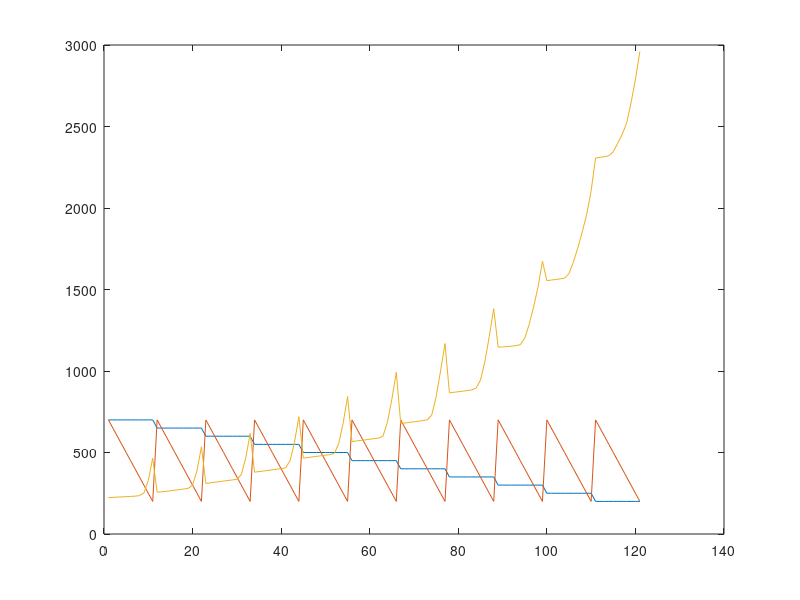

Write MATLAB code to recreate this figure.
%% Solar radiation for a one year time for Saguenay, Canada
%_________________________________________________________
%Calculating the irradinace in Klagenfurt city over a year
clear all

L = 56;                                                 %Latitude
LoT = 14;
dc_arr = [];                                            %Declination angle array
hsr_arr = [];                                           %Hourly sunrise angle array
K = [];                                                 %K & A: constants
A = [];
Tt_arr_annual = [];                                     %Annual total irradiance
H_arr_year = [];

for N = 1:1:365                                         %Over the year
    dc = 23.45 * sind((360/365) * (N-81));
    dc_arr = [dc; dc_arr];

    hsr = acosd(-tand(dc) * tand(L)) / 15;
    hsr_arr = [hsr; hsr_arr];
    
    sunrise_hour = 12 - round(hsr);
    
    A = 1160 + (75 * sind((360/365) * (N-275)));
    K = 0.174 + (0.035 * sind((360/365) * (N-100)));
    C = 0.095 + (0.04 * sind((360/365) * (N-100)));

    Tt_arr = [];
    H_arr = [];
    
    day_length = (2/15) * ( acosd(-tand(dc) * tand(L)));
    sunset_hour = sunrise_hour + day_length
 
    for now = sunrise_hour:1:sunset_hour
        H = abs(now-12)*15;
        if now > 12 
            H = H * (-1);
        end
        
        beta = asind((sind(L) * sind(dc)) + (cosd(L) * cosd(dc) * cosd(H)));     
        Ib = A * (exp(-K / sind(beta)));
        C = 0.095 + (0.04 * sind((360/365) * (N-100))); 
        
        Ibc = Ib * sind(beta);                              %Indirect Solar Radiation
        Id = C * Ib;                                        %Direct Solar Radiation
        Tt = Ibc + Id;                                      %Total Irradiance
      
        Tt_arr = [Tt_arr; Tt];
        H_arr = [H_arr,H];
    end
    H_arr;
    Tt_arr_annual = [Tt_arr; Tt_arr_annual];
end

 Tt_arr_annual;
 Tt_arr_annual_i = [];
 
for c = 1:1:length(Tt_arr_annual)
    if Tt_arr_annual(c) < 0
        Tt_arr_annual(c) = 0;
            
    elseif Tt_arr_annual(c) > 1000
        Tt_arr_annual(c) = 1000;
    else
        Tt_arr_annual(c) = Tt_arr_annual(c);
    end
    Tt_arr_annual_i = [Tt_arr_annual(c); Tt_arr_annual_i];
end

Tt_arr_annual_i;
% plot(Tt_arr_annual_i)

%%Stand-alone PV system Design__________________________
%%System Specicifications
array_i = [];

for PV_Wp = 200:50:700                                      %Capacity of the PV arrays
    for MaxCharging_state = 200:50:700                                 %Battery capacity (kWh/day)
        PV_eff=0.16;                                        %PV module efficiency 
        Batt_Voltage=12;                                    %Battery Voltage (kanat V_B)
        Inv_RP=2500;                                        %Inverter ratE_net power
        DOD=0.8;                                            %AllowE_net depth of charge
        Charging_eff=0.8;                                   %Charging eff (kanat Charge_eff)
        Alpha= .05;     
        Wire_eff= 0.98;
        MinCharging_state=MaxCharging_state *(1-DOD);
        T_cell = 25;
       
        %Calculating the load based on an estimate for a small cluster 
        %of 20 houses with similar daily energy consumption
        Load_i = [90 90 90 90 90 150 300 300 450 450 450 400 400 400 200 200 580 580 600 90];
        Load = [];
        for i = 1:1:365
            Load = [Load_i,Load];
        end
        Load;                                                    

        E_array = PV_Wp * (Tt_arr_annual_i/1000);
        E_net = E_array - Load;
        SOCi=MaxCharging_state;
        SOCf=[];
        Deff=[];
        Dampf=[];

        for i=1:length(E_net);
            SOC= E_net(i)+SOCi;
    
            if (SOC > MaxCharging_state)
                Dampi=SOC-MaxCharging_state;
                Defi=0;
                SOCi=MaxCharging_state;
                
            elseif (SOC<MinCharging_state)
                SOCi=MinCharging_state;
                Defi=SOC-MinCharging_state;
                Dampi=0;
            else
                SOCi=SOC;
                Defi=0;
                Dampi=0;
            end
    
            SOCf=[SOCf; SOCi];
            Deff=[Deff; Defi];
            Dampf=[Dampf; Dampi];
        end
        SOCf;
        Deff;
        Dampf;
        SOC_per=SOCf./MaxCharging_state;
        LLP_calculatE_net=abs(sum(Deff))/(sum (L));

        array = [PV_Wp, MaxCharging_state, LLP_calculatE_net];
        array_i = [array; array_i]
    end
end

array_i
plot(array_i)